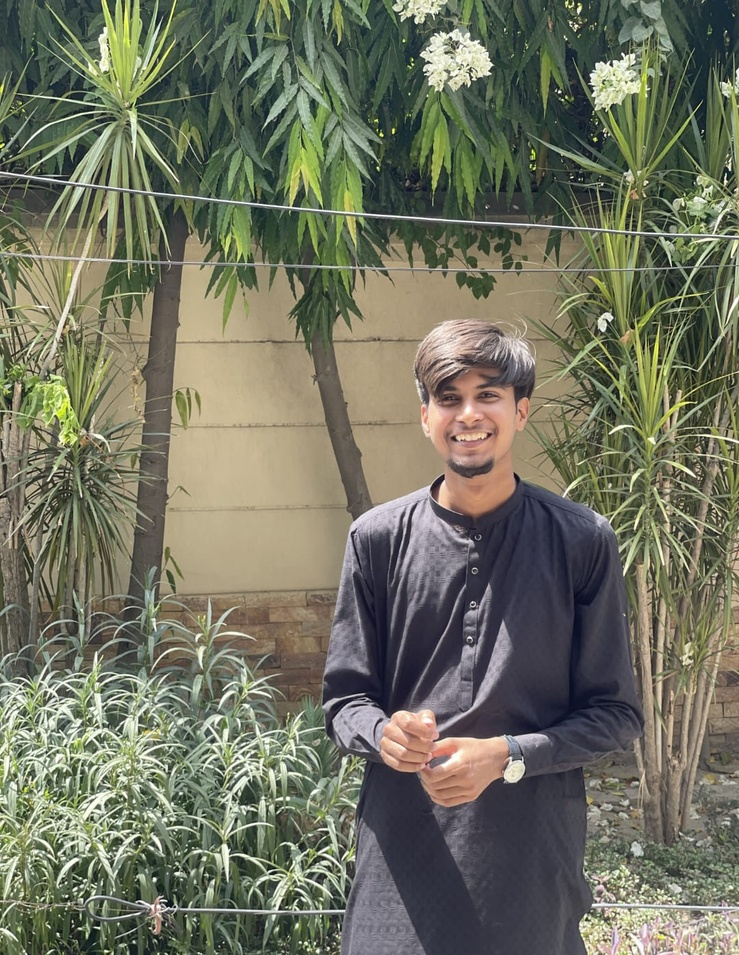
#> input picture pic.jpg, 739 x 955 px, shrunk from 1080 x 1395 before the run
$ python edge_detection_library.py
#> lines starting #> are read from the running program, lines starting #| are printed output that depends on the picture; after the words box and inside, x2 and y2 are one past the last pixel; in counts of white or black regions, pixels touching at a corner belong together
import cv2 as cv
import numpy as np
import matplotlib.pyplot as plt

img=cv.imread('pic.jpg')
#> img is the input picture: shape (955, 739, 3); mean B, G, R 96.1, 114.2, 112.3

gray=cv.cvtColor(img,cv.COLOR_BGR2GRAY)
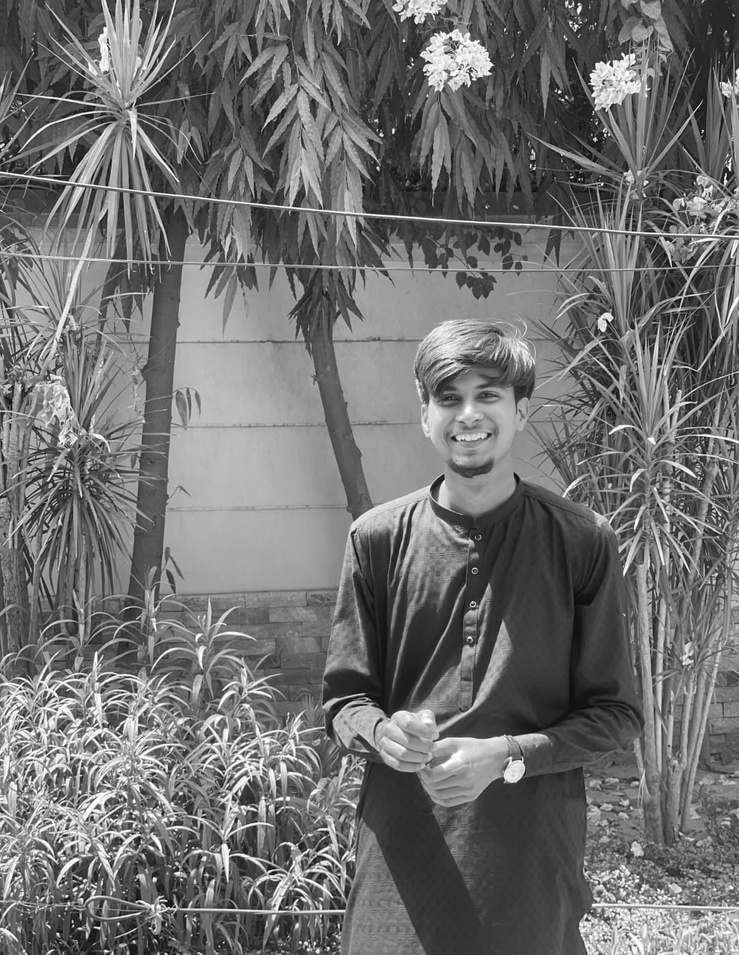
#> gray: shape (955, 739); min 2, max 255, mean 111.6
gray=np.float32(gray)

dst=cv.cornerHarris(gray,2,3,0.04)
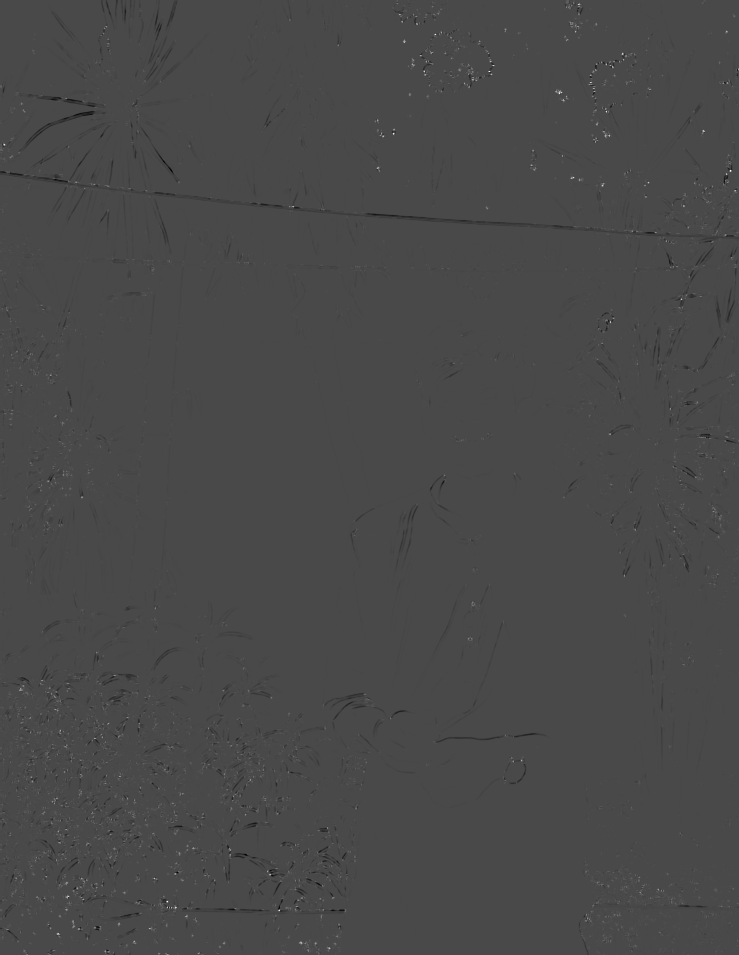
#> dst: shape (955, 739) float32; min -50277728, max 124712464, mean -98519.8; drawn with min black and max white
dst=cv.dilate(dst,None)
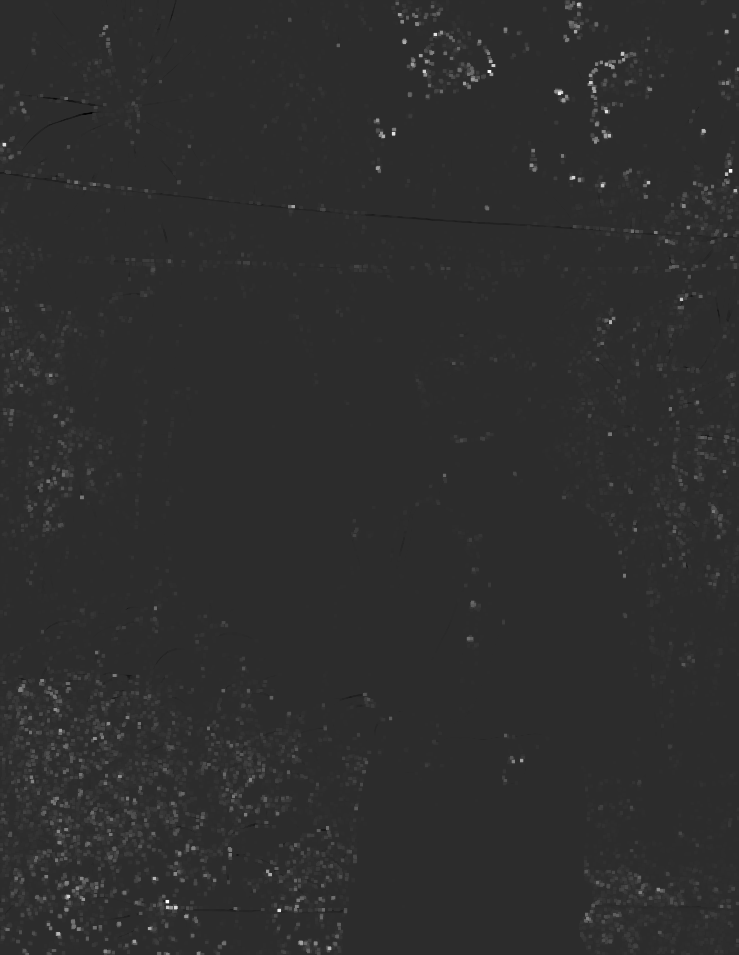
#> dst: shape (955, 739) float32; min -26391262, max 124712464, mean 1040542.4; drawn with min black and max white

img[dst>0.01*dst.max()]=[0,0,255]
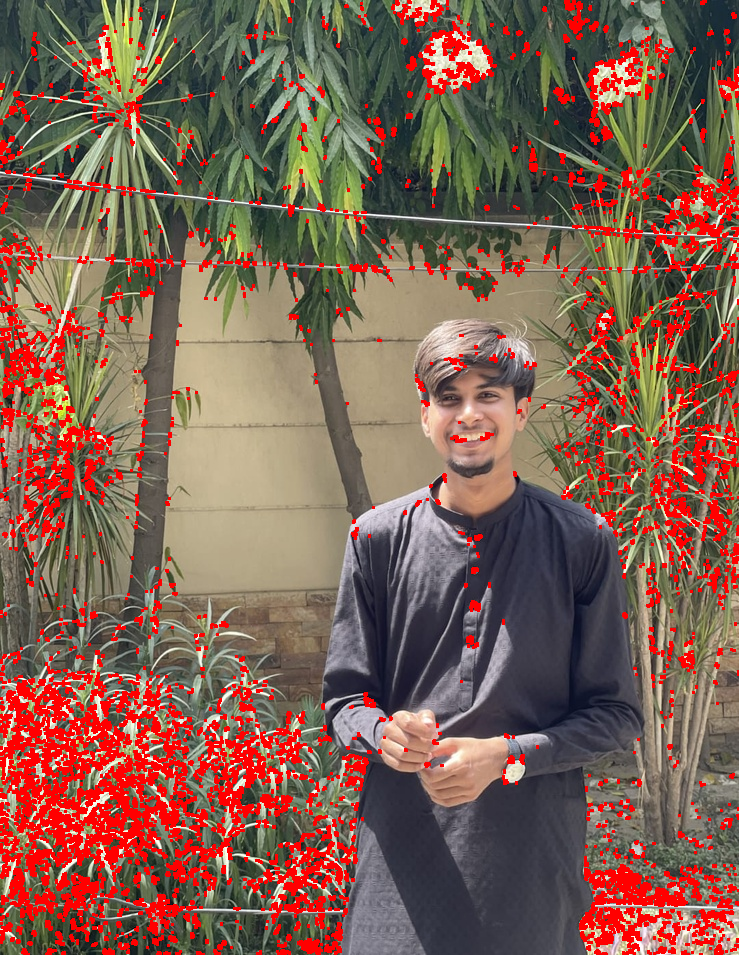
#> img: shape (955, 739, 3); 13.21% of pixels changed, all inside (x1, y1, x2, y2) = (0, 0, 739, 955)

rgb=cv.cvtColor(img,cv.COLOR_BGR2RGB)

plt.imshow(rgb)
plt.axis('off')
plt.show()
